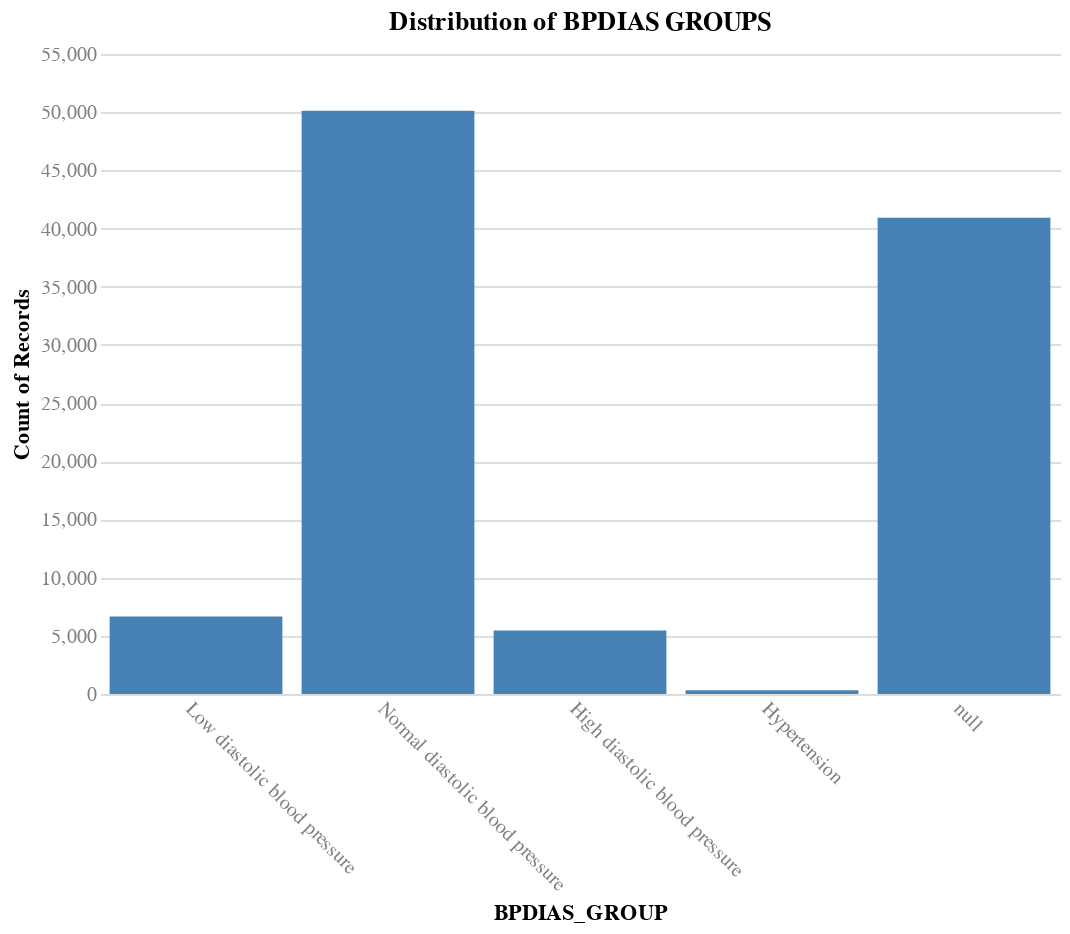

Notebook cell for this chart:
### Code cell
# Bin the BPDIAS as diastolic blood pressure status
# <60 = Low diastolic blood pressure
# 60-90 = Normal diastolic blood pressure
# 90-110 = High diastolic blood pressure
# >=110 = Hypertension

bpdias_groups = [
    'Low diastolic blood pressure', 'Normal diastolic blood pressure', 'High diastolic blood pressure', 'Hypertension'
]

def bin_bpdias(bpdias):
    if pd.isna(bpdias): return None
    elif bpdias < 60: return 'Low diastolic blood pressure'
    elif bpdias < 90: return 'Normal diastolic blood pressure'
    elif bpdias < 110: return 'High diastolic blood pressure'
    else: return 'Hypertension'

X_train['BPDIAS_GROUP'] = X_train['BPDIAS'].apply(bin_bpdias)

# Check the distribution of BPDIAS groups
chart(
    df=X_train,
    x=alt.X('BPDIAS_GROUP:O', sort=bpdias_groups),
    y='count()',
    title='Distribution of BPDIAS GROUPS',
).mark_bar().configure_axisX(labelAngle=45)

### Figure 1 — Vega specification as saved in the notebook (floating-point values rounded to 4 significant figures)
{"$schema": "https://vega.github.io/schema/vega/v5.json", "data": [{"name": "source_0"}, {"name": "data_0", "values": [{"BPDIAS_GROUP": "High diastolic blood pressure", "__count": 5453}, {"BPDIAS_GROUP": "Normal diastolic blood pressure", "__count": 50124}, {"BPDIAS_GROUP": null, "__count": 40923}, {"BPDIAS_GROUP": "Low diastolic blood pressure", "__count": 6666}, {"BPDIAS_GROUP": "Hypertension", "__count": 320}]}, {"name": "source_0_x_domain_BPDIAS_GROUP", "values": [{"BPDIAS_GROUP": "High diastolic blood pressure", "sort_field": 2.0}, {"BPDIAS_GROUP": "Normal diastolic blood pressure", "sort_field": 1.0}, {"BPDIAS_GROUP": null, "sort_field": 4.0}, {"BPDIAS_GROUP": "Low diastolic blood pressure", "sort_field": 0.0}, {"BPDIAS_GROUP": "Hypertension", "sort_field": 3.0}]}, {"name": "data_0_y_domain___count", "values": [{"min": 320, "max": 50124}]}], "marks": [{"type": "rect", "name": "marks", "from": {"data": "data_0"}, "encode": {"update": {"fill": {"value": "steelblue"}, "y": {"field": "__count", "scale": "y"}, "width": {"signal": "max(0.25, bandwidth('x'))"}, "y2": {"value": 0, "scale": "y"}, "x": {"field": "BPDIAS_GROUP", "scale": "x"}}}, "style": ["bar"]}], "scales": [{"name": "x", "type": "band", "domain": {"data": "source_0_x_domain_BPDIAS_GROUP", "field": "BPDIAS_GROUP", "sort": {"op": "max", "field": "sort_field"}}, "range": [0, {"signal": "width"}], "paddingOuter": 0.05, "paddingInner": 0.1}, {"name": "y", "type": "linear", "domain": [{"signal": "(data(\"data_0_y_domain___count\")[0] || {}).min"}, {"signal": "(data(\"data_0_y_domain___count\")[0] || {}).max"}], "range": [{"signal": "height"}, 0], "zero": true, "nice": true}], "axes": [{"scale": "y", "orient": "left", "zindex": 0, "minExtent": 0, "tickCount": {"signal": "ceil(height/40)"}, "aria": false, "gridScale": "x", "maxExtent": 0, "labels": false, "ticks": false, "grid": true, "domain": false}, {"scale": "x", "orient": "bottom", "grid": false, "labelAlign": "left", "zindex": 0, "title": "BPDIAS_GROUP", "labelBaseline": "top"}, {"scale": "y", "zindex": 0, "title": "Count of Records", "grid": false, "orient": "left", "labelAlign": "right", "labelOverlap": true, "tickCount": {"signal": "ceil(height/40)"}}], "title": {"text": "Distribution of BPDIAS GROUPS", "frame": "group"}, "width": 480, "style": "cell", "config": {"axis": {"domain": false, "labelAngle": 0, "labelColor": "gray", "labelFontSize": 10, "ticks": false}, "axisX": {"labelAngle": 45}, "style": {"guide-label": {"font": "Helvetica Neue"}, "guide-title": {"font": "Helvetica Neue"}, "group-title": {"font": "Helvetica Neue"}, "group-subtitle": {"font": "Helvetica Neue"}, "cell": {"stroke": null}, "text": {"font": "Helvetica Neue"}}}, "background": "white", "padding": 5, "height": 320}
